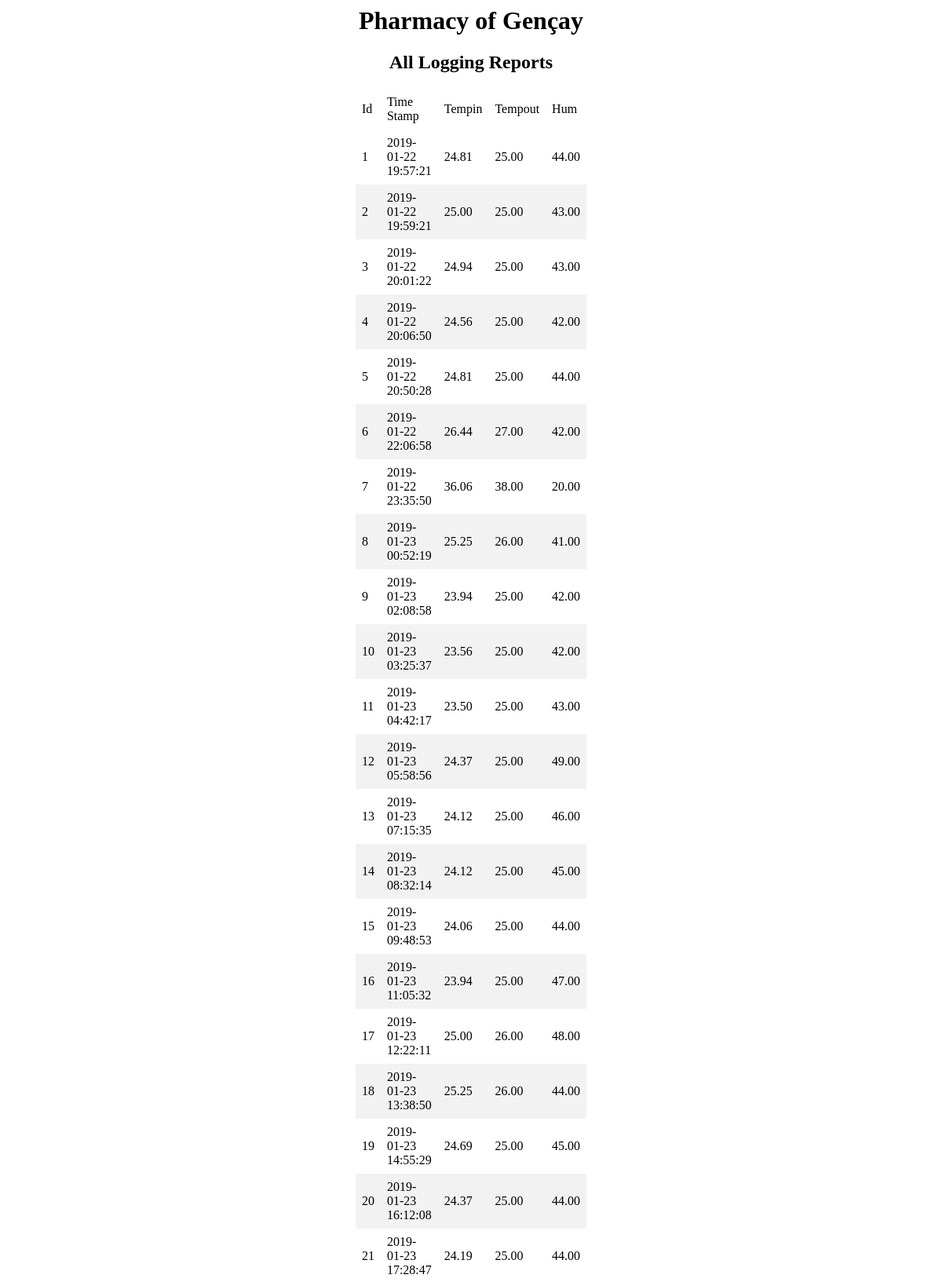
Page /api/all_index.php (upper part) on the committed database.
### tables this page shows
CREATE TABLE IF NOT EXISTS `log` (
  `id` bigint(20) NOT NULL AUTO_INCREMENT,
  `timestamp` timestamp NOT NULL DEFAULT current_timestamp(),
  `tempin` varchar(20) NOT NULL,
  `tempout` varchar(20) NOT NULL,
  `hum` varchar(20) NOT NULL,
  PRIMARY KEY (`id`)
);

### api/all_index.php (the view, shortened to what this page needs)
<html>
    <head>
    </head>
    <body>
        <div align="center">
            <h1> Pharmacy of Gençay </h1>
            <h2> All Logging Reports </h2>
        </div>
        <table class="table1" align="center">
        <thead>
            <tr>
                <td>Id</td>
                <td>Time Stamp</td>
                <td>Tempin</td>
                <td>Tempout</td>
                <td>Hum</td>
            </tr>
        </thead>
        <tbody>
        <?php
            $connect = mysqli_connect(DB_SERVER, DB_USER, DB_PASSWORD, DB_DATABASE);
            $results = mysqli_query($connect,"SELECT * FROM log ORDER BY id");
            while($row = mysqli_fetch_array($results)) {
            ?>
                <tr>
                    <td><?php echo $row['id']?></td>
                    <td><?php echo $row['timestamp']?></td>
                    <td><?php echo $row['tempin']?></td>
                    <td><?php echo $row['tempout']?></td>
                    <td><?php echo $row['hum']?></td>
                </tr>
            <?php
            }
            ?>
            </tbody>
            </table>
    </body>
</html>

### api/all_index.php (style rules this page uses)
table { border-collapse: collapse; width: 20%; }
th, td { text-align: left; padding: 8px; }
tr:nth-child(even) { background-color: #f2f2f2 }
table.table1 { text-align:center; }

### rows in the picture
log: id "1", timestamp "2019-01-22 19:57:21", tempin "24.81", tempout "25.00", hum "44.00"
log: id "2", timestamp "2019-01-22 19:59:21", tempin "25.00", tempout "25.00", hum "43.00"
log: id "3", timestamp "2019-01-22 20:01:22", tempin "24.94", tempout "25.00", hum "43.00"
log: id "4", timestamp "2019-01-22 20:06:50", tempin "24.56", tempout "25.00", hum "42.00"
log: id "5", timestamp "2019-01-22 20:50:28", tempin "24.81", tempout "25.00", hum "44.00"
log: id "6", timestamp "2019-01-22 22:06:58", tempin "26.44", tempout "27.00", hum "42.00"
log: id "7", timestamp "2019-01-22 23:35:50", tempin "36.06", tempout "38.00", hum "20.00"
log: id "8", timestamp "2019-01-23 00:52:19", tempin "25.25", tempout "26.00", hum "41.00"
log: id "9", timestamp "2019-01-23 02:08:58", tempin "23.94", tempout "25.00", hum "42.00"
log: id "10", timestamp "2019-01-23 03:25:37", tempin "23.56", tempout "25.00", hum "42.00"
log: id "11", timestamp "2019-01-23 04:42:17", tempin "23.50", tempout "25.00", hum "43.00"
log: id "12", timestamp "2019-01-23 05:58:56", tempin "24.37", tempout "25.00", hum "49.00"
log: id "13", timestamp "2019-01-23 07:15:35", tempin "24.12", tempout "25.00", hum "46.00"
log: id "14", timestamp "2019-01-23 08:32:14", tempin "24.12", tempout "25.00", hum "45.00"
log: id "15", timestamp "2019-01-23 09:48:53", tempin "24.06", tempout "25.00", hum "44.00"
log: id "16", timestamp "2019-01-23 11:05:32", tempin "23.94", tempout "25.00", hum "47.00"
log: id "17", timestamp "2019-01-23 12:22:11", tempin "25.00", tempout "26.00", hum "48.00"
log: id "18", timestamp "2019-01-23 13:38:50", tempin "25.25", tempout "26.00", hum "44.00"
log: id "19", timestamp "2019-01-23 14:55:29", tempin "24.69", tempout "25.00", hum "45.00"
log: id "20", timestamp "2019-01-23 16:12:08", tempin "24.37", tempout "25.00", hum "44.00"
log: id "21", timestamp "2019-01-23 17:28:47", tempin "24.19", tempout "25.00", hum "44.00"
